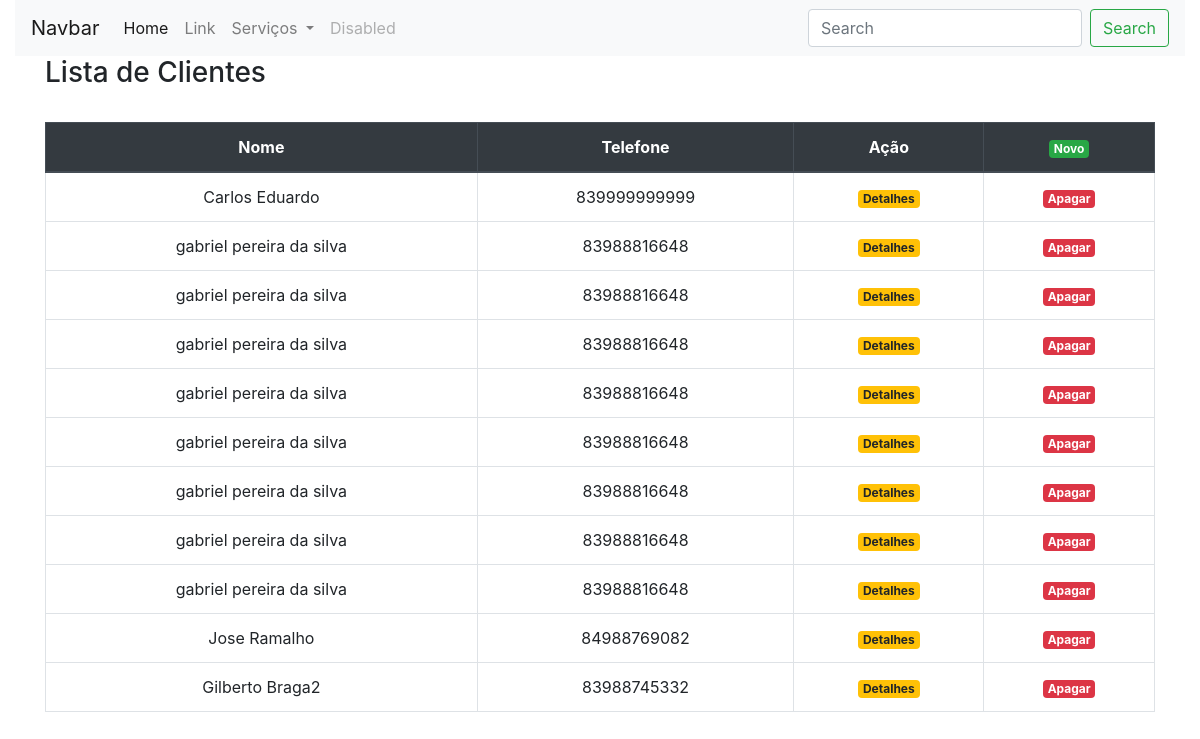
The app's page / (signed in) with its own data.
### cliente/models.py (models this page shows, shortened)
class Cliente(models.Model):
    nome = models.CharField('Nome', max_length=30)
    email = models.EmailField('E-mail', max_length=60)
    telefone = models.CharField('Telefone', max_length=12)
    rua = models.CharField('Rua', max_length=50)
    numero = models.CharField('Numero/Quadra/Lote', max_length=5)
    bairro = models.CharField('Bairro', max_length=50)
    cidade = models.CharField('Cidade', max_length=50)
    ponto_referencia = models.CharField('Ponto de referencia', max_length=100)
    class Meta:
        verbose_name = 'CLiente'
        verbose_name_plural = 'Clientes'

### cliente/views.py (the view)
# urls.py: path('', list_cliente, name='cliente_list'),
def list_cliente(request):
    clientes = Cliente.objects.all().order_by('-id')
    context = {
        'cliente': clientes
    }
    return render(request, 'cliente/cliente_list.html', context)

### cliente/templates/cliente/cliente_list.html (shortened to what this page needs)
{% extends 'cliente/base.html' %}
{% load bootstrap4 %}
{% block content %}
<h3>Lista de Clientes</h3><br>
    <div class="table-responsive">
        <table class="table text-center table-bordered">
            <thead class="thead-dark">
                <th scope="col">Nome</th>
                <th scope="col">Telefone</th>
                <th scope="col">Ação</th>
                <th><a href="{% url 'cliente_new' %}"><span class="badge badge-success text-center">Novo</span></a></th>
            </thead>
            <tbody>
                {% for clientes in cliente %}
                <tr>
                    <td>{{ clientes.nome }}</td>
                    <td>{{ clientes.telefone }}</td>
                    {% if user.is_authenticated %}
                  <td><a href="{% url 'cliente_detail' clientes.id %}"><span class="badge badge-warning">Detalhes</span></a></td>
                  <td><a href="{% url 'cliente_delete' clientes.id %}"><span class="badge badge-danger">Apagar</span></a></td>
                  {% endif %}
                </tr>
                {% endfor %}
            </tbody>
        </table>
    </div>
{% endblock %}

### records on screen
Cliente: nome "Carlos Eduardo", telefone "839999999999"
Cliente: nome "gabriel pereira da silva", telefone "83988816648"
Cliente: nome "gabriel pereira da silva", telefone "83988816648"
Cliente: nome "gabriel pereira da silva", telefone "83988816648"
Cliente: nome "gabriel pereira da silva", telefone "83988816648"
Cliente: nome "gabriel pereira da silva", telefone "83988816648"
Cliente: nome "gabriel pereira da silva", telefone "83988816648"
Cliente: nome "gabriel pereira da silva", telefone "83988816648"
Cliente: nome "gabriel pereira da silva", telefone "83988816648"
Cliente: nome "Jose Ramalho", telefone "84988769082"
Cliente: nome "Gilberto Braga2", telefone "83988745332"
